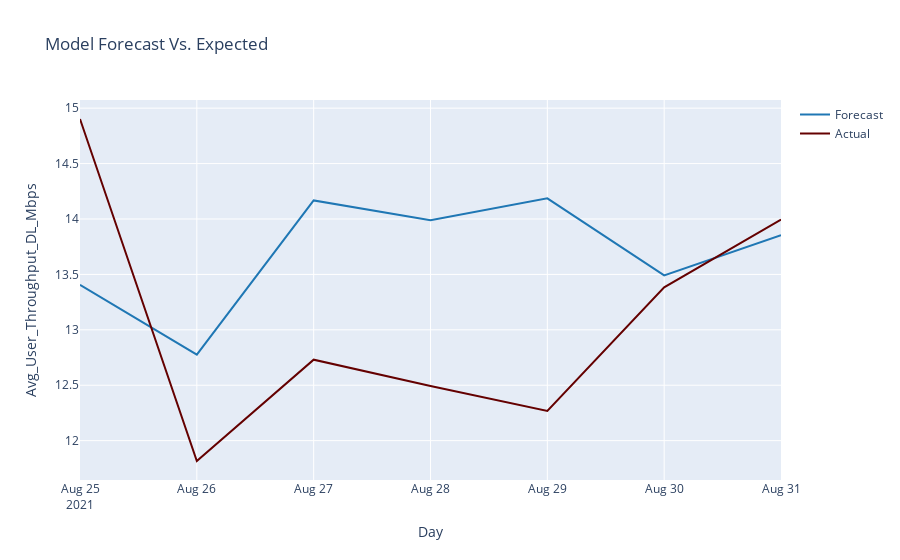
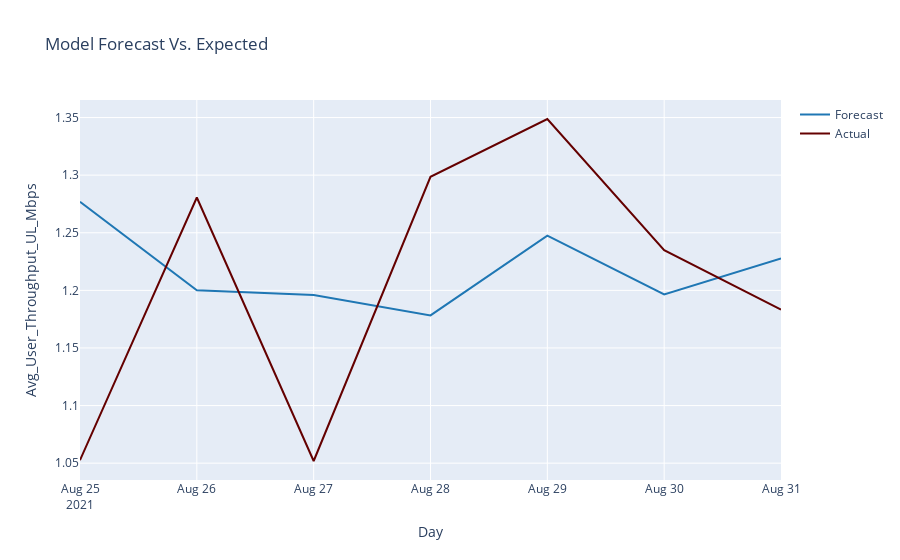
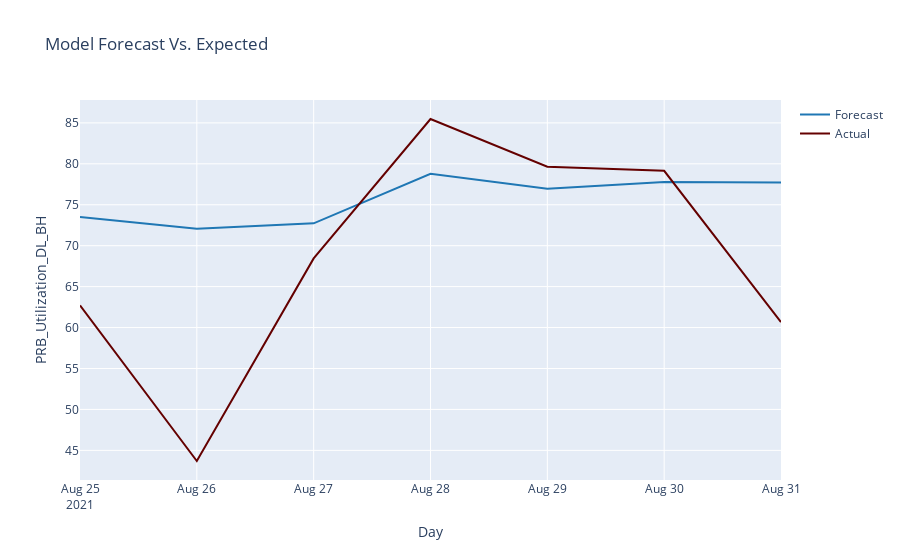
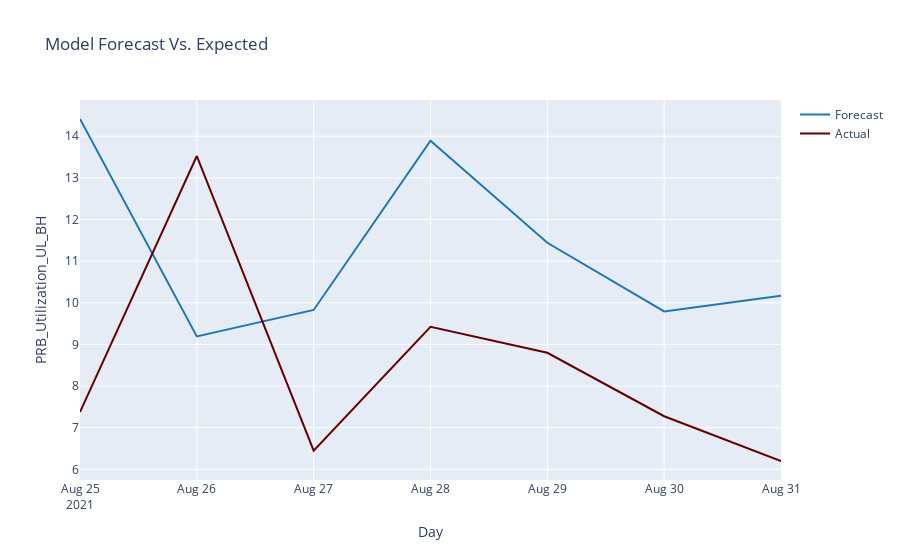

The notebook cell saved with these charts, in order:
### Code cell
#Tower 1A - RF
_ = Validate_Model_New(RF_multiout_4G, Towers_4G_Regression["4GSite1A"]['X_valid'].reset_index().drop("Day", axis =1), Towers_4G_Regression["4GSite1A"]['Y_valid'], show_plot = True)

### Figure 1 — Plotly figure (JSON) as saved in the notebook; plotly's stock layout.template omitted (floating-point values rounded to 4 significant figures)
{"data": [{"line": {"color": "rgb(31, 119, 180)"}, "mode": "lines", "name": "Forecast", "type": "scatter", "x": ["2021-08-25T00:00:00", "2021-08-26T00:00:00", "2021-08-27T00:00:00", "2021-08-28T00:00:00", "2021-08-29T00:00:00", "2021-08-30T00:00:00", "2021-08-31T00:00:00"], "y": [13.41, 12.78, 14.17, 13.99, 14.19, 13.49, 13.85]}, {"line": {"color": "rgb(100, 0, 0)"}, "mode": "lines", "name": "Actual", "type": "scatter", "x": ["2021-08-25T00:00:00", "2021-08-26T00:00:00", "2021-08-27T00:00:00", "2021-08-28T00:00:00", "2021-08-29T00:00:00", "2021-08-30T00:00:00", "2021-08-31T00:00:00"], "y": [14.9, 11.82, 12.73, 12.49, 12.27, 13.38, 13.99]}], "layout": {"hovermode": "x", "title": {"text": "Model Forecast Vs. Expected"}, "xaxis": {"title": {"text": "Day"}}, "yaxis": {"title": {"text": "Avg_User_Throughput_DL_Mbps"}}}}

### Figure 2 — Plotly figure (JSON) as saved in the notebook; plotly's stock layout.template omitted (floating-point values rounded to 4 significant figures)
{"data": [{"line": {"color": "rgb(31, 119, 180)"}, "mode": "lines", "name": "Forecast", "type": "scatter", "x": ["2021-08-25T00:00:00", "2021-08-26T00:00:00", "2021-08-27T00:00:00", "2021-08-28T00:00:00", "2021-08-29T00:00:00", "2021-08-30T00:00:00", "2021-08-31T00:00:00"], "y": [1.277, 1.2, 1.196, 1.178, 1.247, 1.196, 1.228]}, {"line": {"color": "rgb(100, 0, 0)"}, "mode": "lines", "name": "Actual", "type": "scatter", "x": ["2021-08-25T00:00:00", "2021-08-26T00:00:00", "2021-08-27T00:00:00", "2021-08-28T00:00:00", "2021-08-29T00:00:00", "2021-08-30T00:00:00", "2021-08-31T00:00:00"], "y": [1.053, 1.281, 1.052, 1.299, 1.349, 1.235, 1.183]}], "layout": {"hovermode": "x", "title": {"text": "Model Forecast Vs. Expected"}, "xaxis": {"title": {"text": "Day"}}, "yaxis": {"title": {"text": "Avg_User_Throughput_UL_Mbps"}}}}

### Figure 3 — Plotly figure (JSON) as saved in the notebook; plotly's stock layout.template omitted (floating-point values rounded to 4 significant figures)
{"data": [{"line": {"color": "rgb(31, 119, 180)"}, "mode": "lines", "name": "Forecast", "type": "scatter", "x": ["2021-08-25T00:00:00", "2021-08-26T00:00:00", "2021-08-27T00:00:00", "2021-08-28T00:00:00", "2021-08-29T00:00:00", "2021-08-30T00:00:00", "2021-08-31T00:00:00"], "y": [73.52, 72.06, 72.73, 78.79, 76.96, 77.78, 77.72]}, {"line": {"color": "rgb(100, 0, 0)"}, "mode": "lines", "name": "Actual", "type": "scatter", "x": ["2021-08-25T00:00:00", "2021-08-26T00:00:00", "2021-08-27T00:00:00", "2021-08-28T00:00:00", "2021-08-29T00:00:00", "2021-08-30T00:00:00", "2021-08-31T00:00:00"], "y": [62.7, 43.7, 68.45, 85.47, 79.65, 79.15, 60.67]}], "layout": {"hovermode": "x", "title": {"text": "Model Forecast Vs. Expected"}, "xaxis": {"title": {"text": "Day"}}, "yaxis": {"title": {"text": "PRB_Utilization_DL_BH"}}}}

### Figure 4 — Plotly figure (JSON) as saved in the notebook; plotly's stock layout.template omitted (floating-point values rounded to 4 significant figures)
{"data": [{"line": {"color": "rgb(31, 119, 180)"}, "mode": "lines", "name": "Forecast", "type": "scatter", "x": ["2021-08-25T00:00:00", "2021-08-26T00:00:00", "2021-08-27T00:00:00", "2021-08-28T00:00:00", "2021-08-29T00:00:00", "2021-08-30T00:00:00", "2021-08-31T00:00:00"], "y": [14.41, 9.193, 9.828, 13.89, 11.44, 9.791, 10.17]}, {"line": {"color": "rgb(100, 0, 0)"}, "mode": "lines", "name": "Actual", "type": "scatter", "x": ["2021-08-25T00:00:00", "2021-08-26T00:00:00", "2021-08-27T00:00:00", "2021-08-28T00:00:00", "2021-08-29T00:00:00", "2021-08-30T00:00:00", "2021-08-31T00:00:00"], "y": [7.375, 13.53, 6.45, 9.425, 8.8, 7.275, 6.2]}], "layout": {"hovermode": "x", "title": {"text": "Model Forecast Vs. Expected"}, "xaxis": {"title": {"text": "Day"}}, "yaxis": {"title": {"text": "PRB_Utilization_UL_BH"}}}}
